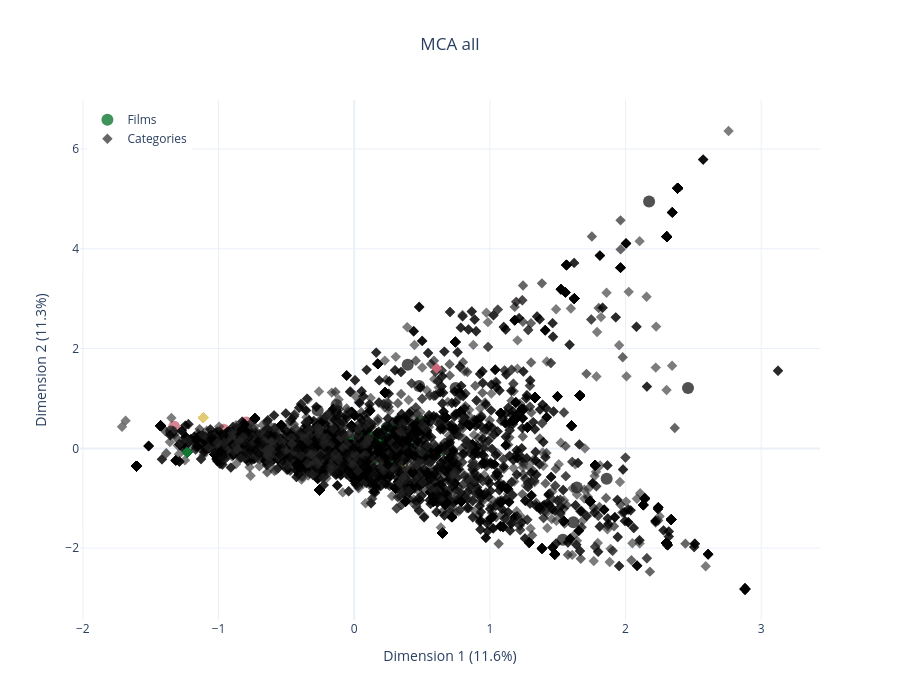

Source (notebook cell):
### Code cell
df_all = pd.concat([df.copy() for df in dfs.values()], axis = 1)

df_all.columns = df_all.columns.map(lambda tup: "_".join(map(str, tup)))

file_name = 'test_all'

for col in df_all.columns:
    df_all[col] = df_all[col].astype('category')

fig = engineering.get_mca(df_all, 'all', df_titles)

fig.write_html(f"{RESULTS_FIGURES_DIR}/mca_all_{file_name}.html", include_plotlyjs="cdn")
fig.show()

### Figure 1 — Plotly figure (JSON) as saved in the notebook; plotly's stock layout.template omitted (floating-point values rounded to 4 significant figures; data arrays with more than 128 entries replaced by an {"elided": "..."} marker saying what was removed)
{"data": [{"hoverinfo": "text+x+y", "hovertext": {"elided": "178 str values"}, "marker": {"color": {"elided": "178 str values"}, "opacity": 0.8, "size": 12, "symbol": "circle"}, "mode": "markers", "name": "Films", "type": "scatter", "x": {"elided": "178 float values"}, "y": {"elided": "178 float values"}}, {"hoverinfo": "text+x+y", "hovertext": {"elided": "7539 str values"}, "marker": {"color": {"elided": "7539 str values"}, "opacity": 0.6, "size": 8, "symbol": "diamond"}, "mode": "markers", "name": "Categories", "text": {"elided": "7539 str values"}, "textposition": "top center", "type": "scatter", "x": {"elided": "7539 float values"}, "y": {"elided": "7539 float values"}}], "layout": {"height": 700, "legend": {"x": 0.01, "y": 0.99}, "title": {"text": "MCA all", "x": 0.5}, "width": 900, "xaxis": {"title": {"text": "Dimension 1 (11.6%)"}}, "yaxis": {"title": {"text": "Dimension 2 (11.3%)"}}}}
